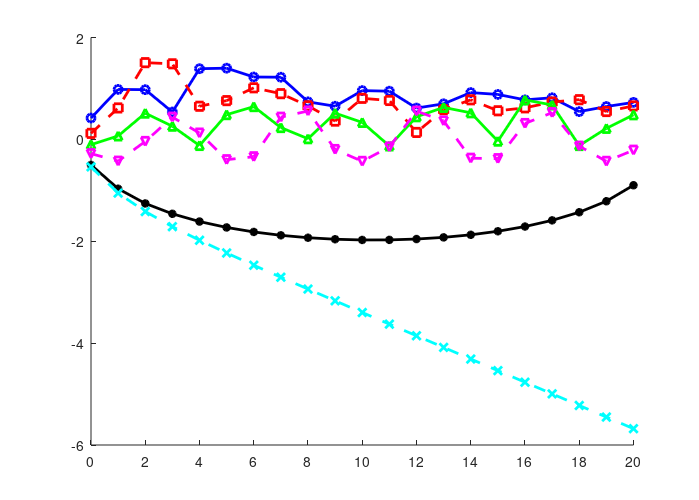

Here is the MATLAB script that generated this plot: (Note: this script raises an error after producing the figure.)

vS=[1;exp(-j*2*pi/3);exp(j*2*pi/3)];

vS=[1;exp(-j*2*pi/3);exp(j*2*pi/3)];

sL1a=0.7+1.5i;
sL1b=0.8+1.5i;
sL1c=0.8+2.5i;
sL1=[sL1a;sL1b;sL1c];

sL2a=0.6+2.5i;
sL2b=0.6+0.5i;
sL2c=0.3+0.5i;
sL2=[sL2a;sL2b;sL2c];

sL=[sL1;sL2];

y1S=0.077-5.33i;
y12=0.056-8.66i;



Y1S=[y1S, 0.01-0.09i, 0.02-0.08i;
       0.01-0.09i, 0.087-8i, 0.03-0.07i;
       0.02-0.08i, 0.03-0.07i, 0.07-1.5i];
   
Y12=[y12, 0 0.02-0.07i;
       0, 0.02-4.8i, 0.03-0.05i;
       0.02-0.07i, 0.03-0.05i, 0.03-3.8i];      
   
Y=[Y1S+Y12 -Y12; -Y12 Y12]; 
Y_NS=[-Y1S; zeros(3,3)]; 




maxIt=21;


Z=inv(Y); 
w=-Z*Y_NS*vS;

theta=[1;0.5;0.3;0.2;0.12;0.11];

CPQ=max( sum( abs(Z*diag(sL)*diag(1./w)),2)); 
K=1./min(abs(w));

C2PQ=max(sum( abs( Z*diag(sL)*diag(1./w)*diag(1./w)),2)); 

% x=fsolve(@(v)nonlinearPQ(v, sL, Y, Y_NS, vS ),w);

%% Plot1
vIterations1=zeros(6,maxIt); 
vIterations1(:,1)=w;
err1=zeros(maxIt,1);

sLPlot1=theta(1)*sL;
for it=2:maxIt
    
    
    fv=-conj(sLPlot1./vIterations1(:,it-1));
    err1(it-1)= max(abs(fv-Y*vIterations1(:,it-1)-Y_NS*vS)); 
    str=[num2str(err1(it-1)), '\n']; 
    fprintf(str);
    vIterations1(:,it)=  (Y)\ (fv-Y_NS*vS);
    
    
end
vSol1=vIterations1(:,end); 
fv=-conj(sLPlot1./vSol1);
err1(end)=max(abs(fv-Y*vSol1-Y_NS*vS)); 


%% Plot2
vIterations2=zeros(6,maxIt); 
vIterations2(:,1)=w;
err2=zeros(maxIt,1);

sLPlot2=theta(2)*sL;
for it=2:maxIt
    
    
    fv=-conj(sLPlot2./vIterations2(:,it-1));
    err2(it-1)= max(abs(fv-Y*vIterations2(:,it-1)-Y_NS*vS)); 
    str=[num2str(err2(it-1)), '\n']; 
    fprintf(str);
    vIterations2(:,it)=  (Y)\ (fv-Y_NS*vS);
    
    
end
vSol2=vIterations2(:,end); 
fv=-conj(sLPlot2./vSol2);
err2(end)=max(abs(fv-Y*vSol2-Y_NS*vS)); 



%% Plot3
vIterations3=zeros(6,maxIt); 
vIterations3(:,1)=w;
err3=zeros(maxIt,1);

sLPlot3=theta(3)*sL;
for it=2:maxIt
    
    
    fv=-conj(sLPlot3./vIterations3(:,it-1));
    err3(it-1)= max(abs(fv-Y*vIterations3(:,it-1)-Y_NS*vS)); 
    str=[num2str(err3(it-1)), '\n']; 
    fprintf(str);
    vIterations3(:,it)=  (Y)\ (fv-Y_NS*vS);
    
    
end
vSol3=vIterations3(:,end); 
fv=-conj(sLPlot3./vSol3);
err3(end)=max(abs(fv-Y*vSol3-Y_NS*vS)); 


%% Plot4
vIterations4=zeros(6,maxIt); 
vIterations4(:,1)=w;
err4=zeros(maxIt,1);

sLPlot4=theta(4)*sL;
for it=2:maxIt
    
    
    fv=-conj(sLPlot4./vIterations4(:,it-1));
    err4(it-1)= max(abs(fv-Y*vIterations4(:,it-1)-Y_NS*vS)); 
    str=[num2str(err4(it-1)), '\n']; 
    fprintf(str);
    vIterations4(:,it)=  (Y)\ (fv-Y_NS*vS);
    
    
end
vSol4=vIterations4(:,end); 
fv=-conj(sLPlot4./vSol4);
err4(end)=max(abs(fv-Y*vSol4-Y_NS*vS)); 


%% Plot5
vIterations5=zeros(6,maxIt); 
vIterations5(:,1)=w;
err5=zeros(maxIt,1);

sLPlot5=theta(5)*sL;
for it=2:maxIt
    
    
    fv=-conj(sLPlot5./vIterations5(:,it-1));
    err5(it-1)= max(abs(fv-Y*vIterations5(:,it-1)-Y_NS*vS)); 
    str=[num2str(err5(it-1)), '\n']; 
    fprintf(str);
    vIterations5(:,it)=  (Y)\ (fv-Y_NS*vS);
    
    
end
vSol5=vIterations5(:,end); 
fv=-conj(sLPlot5./vSol5);
err5(end)=max(abs(fv-Y*vSol5-Y_NS*vS));


%% Plot 6
vIterations6=zeros(6,maxIt); 
vIterations6(:,1)=w;
err6=zeros(maxIt,1);

sLPlot6=theta(6)*sL;
for it=2:maxIt
    
    
    fv=-conj(sLPlot6./vIterations6(:,it-1));
    err6(it-1)= max(abs(fv-Y*vIterations6(:,it-1)-Y_NS*vS)); 
    str=[num2str(err6(it-1)), '\n']; 
    fprintf(str);
    vIterations6(:,it)=  (Y)\ (fv-Y_NS*vS);
    
    
end
vSol6=vIterations6(:,end); 
fv=-conj(sLPlot6./vSol6);
err6(end)=max(abs(fv-Y*vSol6-Y_NS*vS));


%% PLots

x0=2;
y0=2;
width=7;
height=5;
threeNodeFigure=figure('Units','inches',...
'Position',[x0 y0 width height],...
'PaperPositionMode','auto');
set(threeNodeFigure, 'Name', 'threeNodeFigure');
hold on;


h1= plot(0:maxIt-1,log10(err1(1:maxIt)) , 'b-o','lineWidth',2);
hold on
 h2=plot(0:maxIt-1,log10(err2(1:maxIt)),'r--s','lineWidth',2);
 hold on;
 h3= plot(0:maxIt-1,log10(err3(1:maxIt)) , 'g-^','lineWidth',2);
 hold on;
 h4=plot(0:maxIt-1,log10(err4(1:maxIt)),'m--v','lineWidth',2);
 hold on;
 h5= plot(0:maxIt-1,log10(err5(1:maxIt)) , 'k-*','lineWidth',2);
 hold on; 
  h6= plot(0:maxIt-1,log10(err6(1:maxIt)) , 'c--x','lineWidth',2);

hold on

 


currentAxes=get(threeNodeFigure,'CurrentAxes');
set(0,'defaulttextinterpreter','latex')
set(currentAxes,'XTick',0:2:maxIt-1);
set(currentAxes,'XtickLabels',0:2:maxIt-1);
set(currentAxes,'YTick',[floor(min(min(log10([err1; err2;err3;err4;err5;err6])))):1:ceil(max(max(log10([err1;err2;err3;err4;err5;err6]))))]);
YTickLabelSet=floor(min(min(log10([err1; err2;err3;err4;err5;err6])))):1:ceil(max(max(log10([err1;err2;err3;err4;err5;err6]))));
set(currentAxes,'YTickLabel',[]);
xlim([0 maxIt-1]);
 ylim([floor(min(log10([err1; err2;err3;err4;err5;err6])))-1 ceil(max(log10([err1;err2;err3;err4;err5;err6])))+1]);
HorizontalOffset = 0.05;
ax=axis;
yTicks=get(currentAxes,'YTick');
for i = 1:length(YTickLabelSet)
%Create text box and set appropriate properties
     text(ax(1) - HorizontalOffset,yTicks(i),['$\mathbf{10^{' num2str( YTickLabelSet(i)) '}}$'],...
         'HorizontalAlignment','Right','interpreter', 'latex','fontSize',14,'fontName','Times New Roman');   
end
set(currentAxes,'fontSize',14); 
grid on; 
set(currentAxes, 'box','on'); 
xlabel('Iteration $t$','FontName','Times New Roman'); 
set(currentAxes,'FontName','Times New Roman');

ylabel('$\| \mathbf{v}[t+1]- \mathbf{v}[t]\|_{\infty}$'); 
yLabel=get(currentAxes,'yLabel');
set(yLabel,'Position',get(yLabel,'Position')-[1.5 0 0]);
legendTEXT=legend([h1, h2, h3,h4,h5,h6], '$\theta=1$', '$\theta=0.5$', '$\theta=0.3$', '$\theta=0.2$', '$\theta=0.12$','$\theta=0.11$');
set(legendTEXT,'interpreter','Latex'); 
set(legendTEXT,'fontSize',14); 
set(legendTEXT,'fontname','Times New Roman');
set(legendTEXT,'fontWeight','Bold');
set(legend,'orientation','Vertical'); 
set(legend,'location','SouthWest');
set(currentAxes,'box','on');
% 
cd('Figures'); 
print -dpdf threeNodeFigure.pdf
print -depsc2 threeNodeFigure

cd('..'); 
